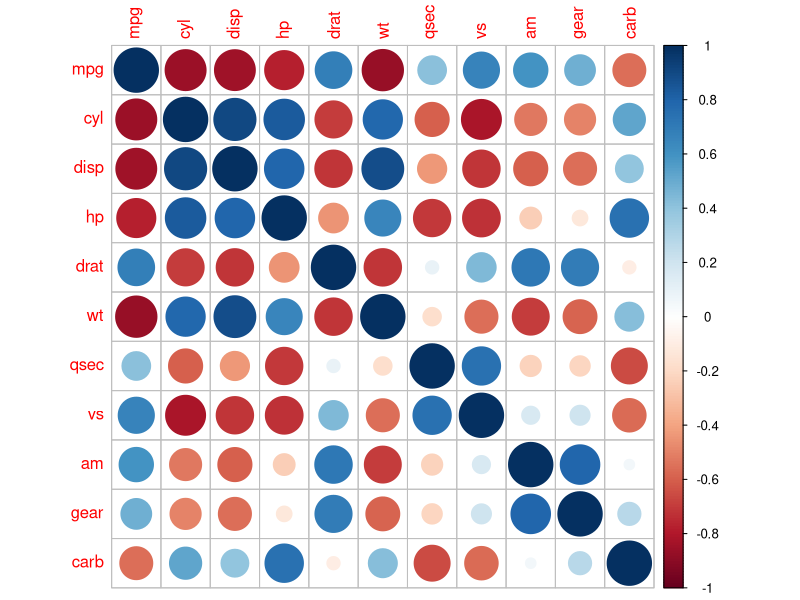
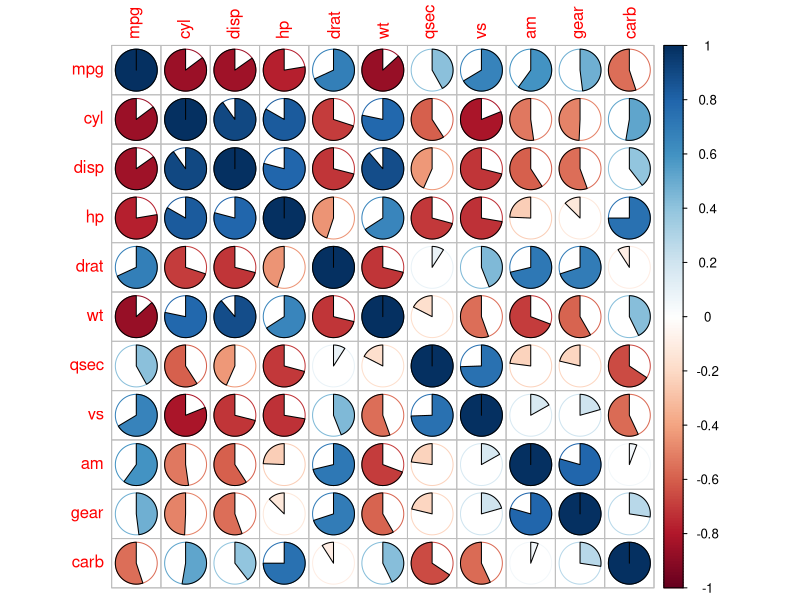
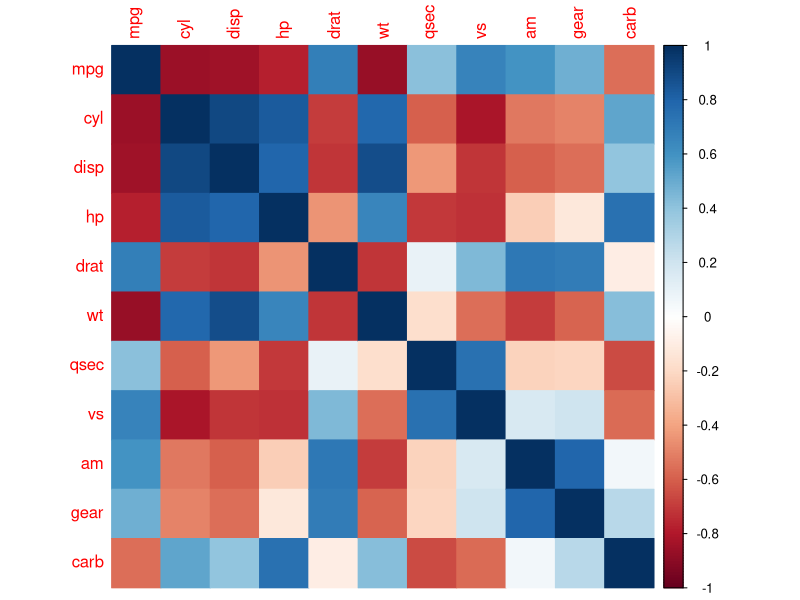
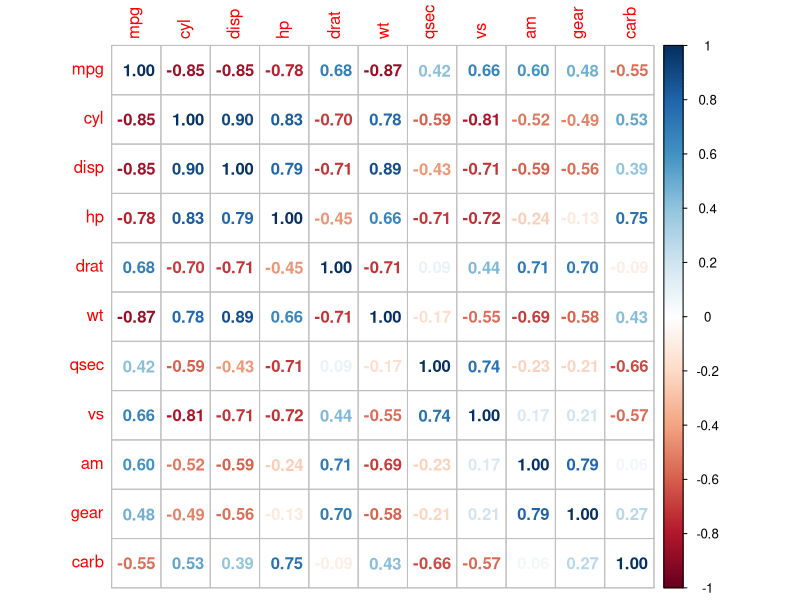

Reproduce these figures in R, in order.
#Visualize a Correlation Matrix 
# Correlogram in R
 # required packages
 library(corrplot) 
head(mtcars) 
# correlation matrix 
M<-cor(mtcars) 
head(round(M,2)) 
# visualizing correlogram 
# as circle
 corrplot(M, method="circle")
 # as pie 
corrplot(M, method="pie") 
# as colour 
corrplot(M, method="color")
 # as number
 corrplot(M, method="number")